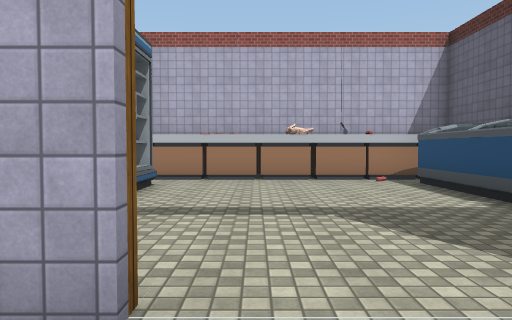
[1] (above)

17 first-person views from a walk through a scene from a Unity 3-D project. The camera is 1.4 m above the floor, tilts 2° down and sees 70° across. The floor is counted in squares, 2 m on a side. Each view is taken from the middle of a square. On the plan, view 1 faces up. The plan holds only what a view shows up to about 11 squares ahead; the rest is blank. The place goes on beyond the plan. Some surface patterns are stand-ins.

[2]
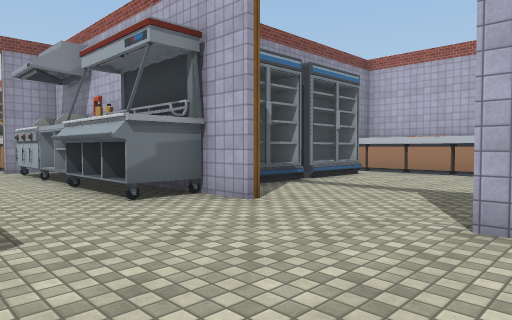

[3]
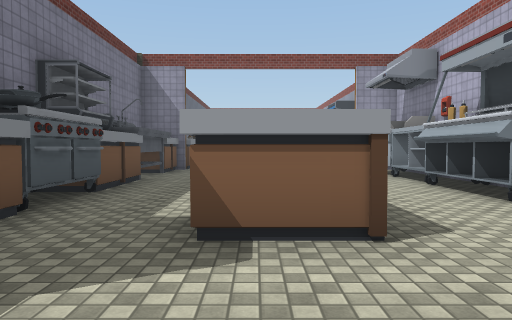

[4]
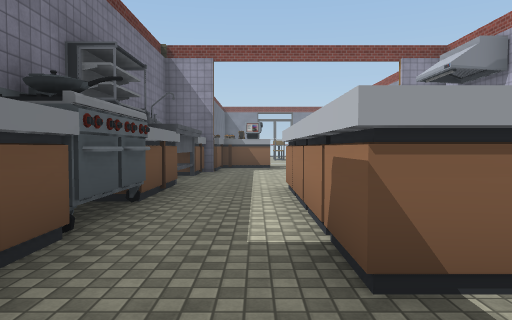

[5]
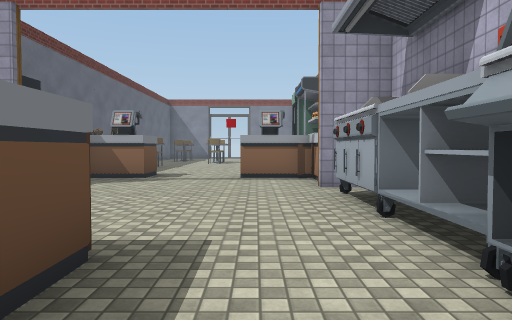

[6]
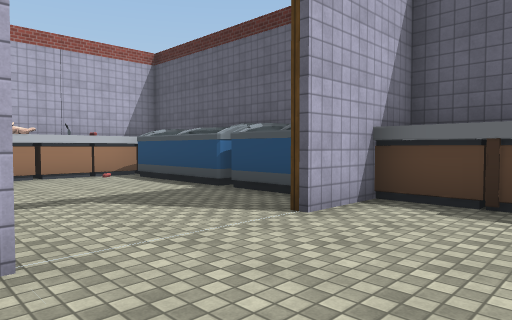

[7]
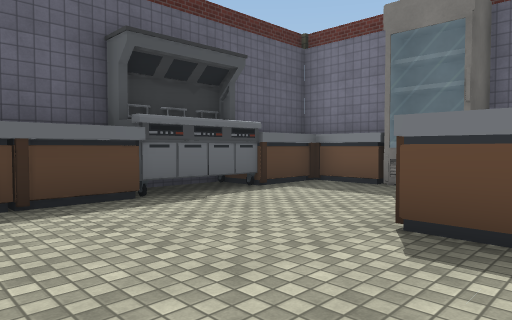

[8]
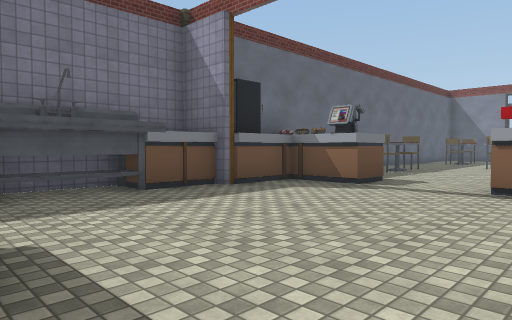

[9]
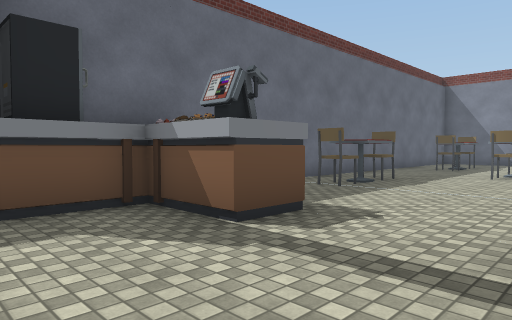

[10]
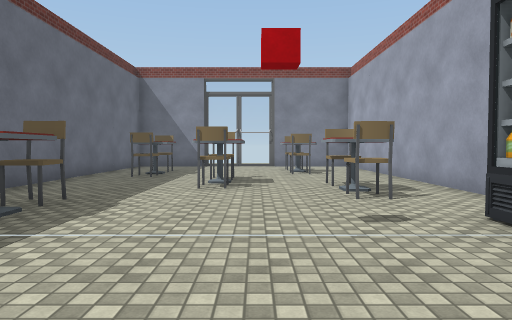

[11]
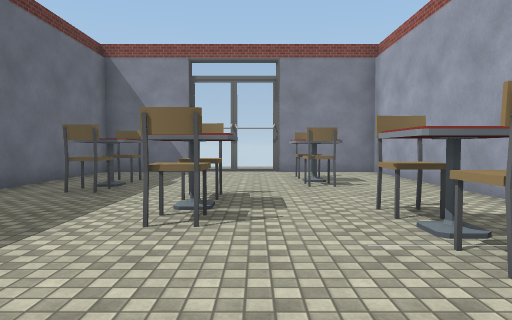

[12]
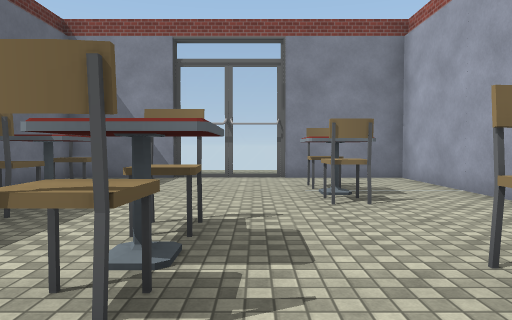

[13]
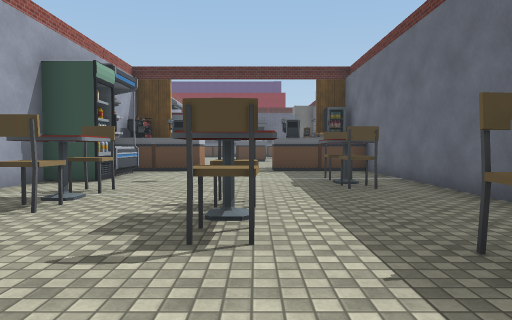

[14]
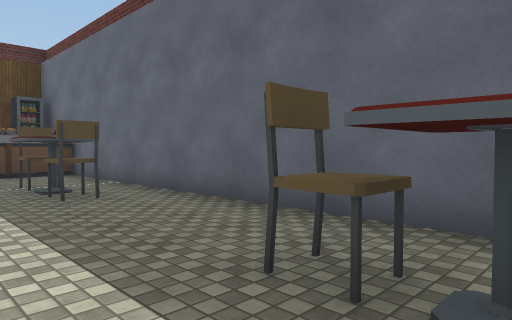

[15]
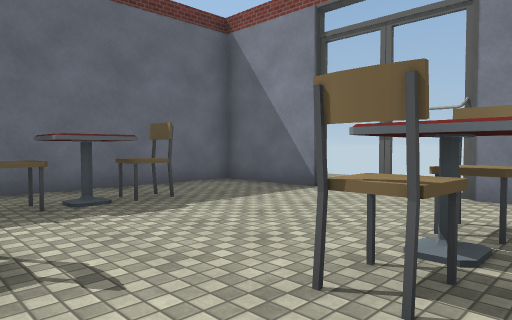

[16]
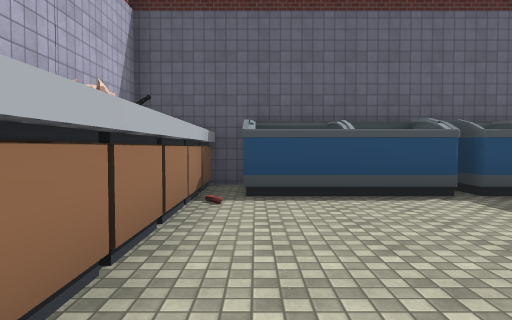

[17]
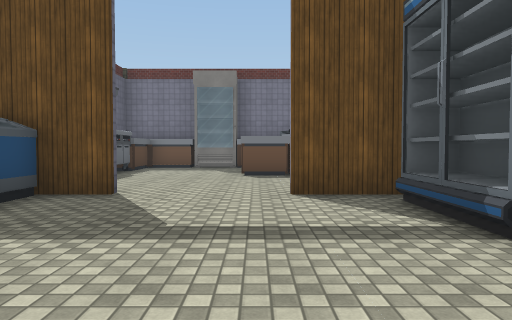

### Floor plan
Key: @ floor where view 1 was taken; # wall or solid block; x gap in a wall; . floor; = window, fence, low wall or low ledge; C counter; T table; F fridge; H chair; O other object.
Columns run from 26 left of view 1 to 5 right of it. Each row starts with its distance up from view 1.
  9                        CC##CCCC
  8                        CCCCCCCC#
  7                        #......O#
  6                        #O.....O
  5                        #O.....O
  4                        #O.....O
  3                        #O.....O
  2  ###########           #O#...OO
  1  #..#....x..FF####.OTTTOO.....C
  0  #..T...HTH....#.......OO.@...C
 -1  #..HH...T.....#..............C
 -2 .=....................CCCCC... #
 -3 .=.....HH.............CCCCC... #
 -4  #.............#..............C#
 -5  #...HH...HHH..###............C
 -6  #.............#  CCOCCCOCCF#CC
 -7  ###############   ###

Positions as (right, up) in squares from view 1, and headings:
1: (0, 0), facing up
2: (3, -2), facing up-left
3: (3, -3), facing left
4: (2, -4), facing left
5: (-2, -1), facing left
6: (-1, -1), facing up-right
7: (-1, 1), facing down-right
8: (-4, 0), facing down-left
9: (-8, -1), facing down-left
10: (-11, -2), facing left
11: (-14, -2), facing left
12: (-16, -2), facing left
13: (-22, -3), facing right
14: (-21, -3), facing down-right
15: (-19, 0), facing down-left
16: (-2, 7), facing right
17: (0, 7), facing down
